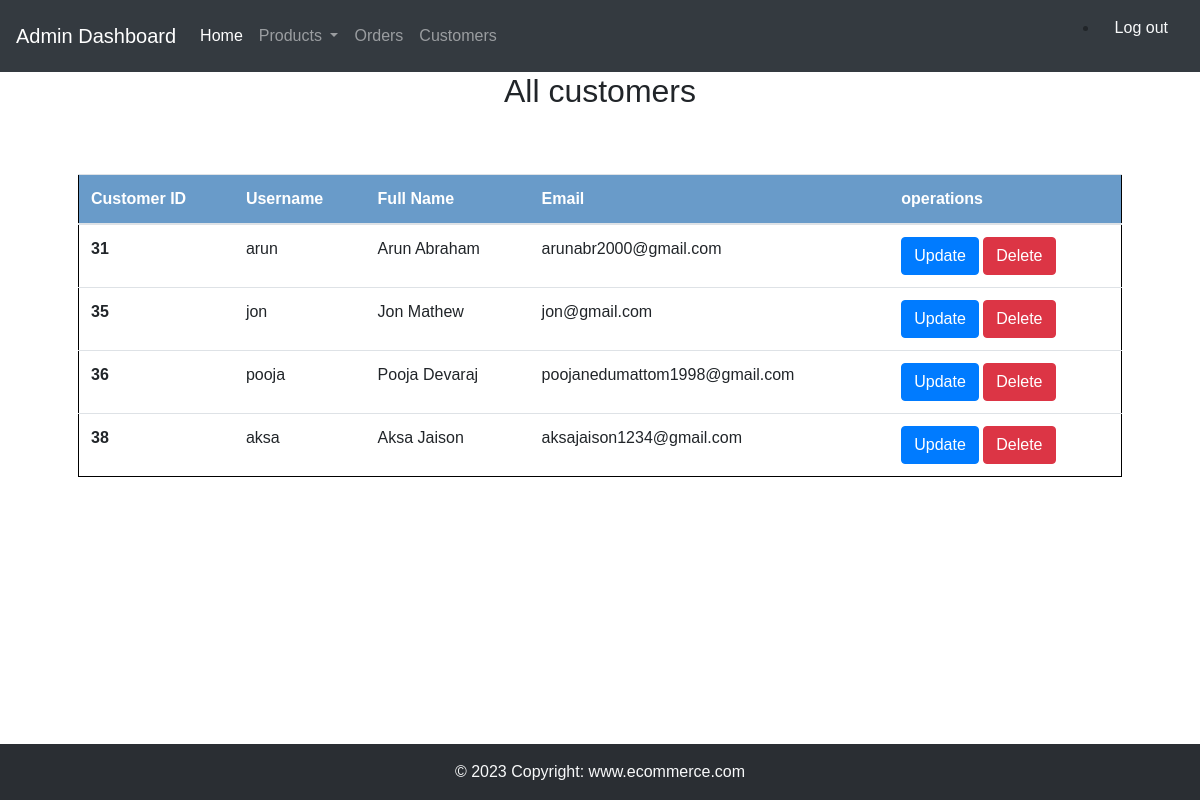
The page /admin/index.php?page=manageusers (signed in) on the database its author committed.
### tables this page shows
CREATE TABLE IF NOT EXISTS `user` (
  `username` varchar(40) NOT NULL,
  `email` varchar(40) NOT NULL,
  `password` varchar(100) NOT NULL,
  `user_type` varchar(25) DEFAULT NULL,
  `uid` int(11) NOT NULL AUTO_INCREMENT,
  `full_name` varchar(30) DEFAULT NULL,
  `profile_pic` varchar(100) NOT NULL,
  `address` varchar(50) DEFAULT NULL,
  `city` varchar(30) DEFAULT NULL,
  `state` varchar(40) DEFAULT NULL,
  `zip` varchar(30) DEFAULT NULL,
  `phone` varchar(20) DEFAULT NULL,
  PRIMARY KEY (`uid`)
);

### admin/user/display.php (the view, shortened to what this page needs)
<?php
include('connection.php');
?>
<!DOCTYPE html>
<html lang="en">
<head>
</head>
<body>
  <div class="container mt-5">
<h2 style="text-align:center;">All customers</h2>
</div>
    <div class="container mt-3 p-5">
<table class="table" style="border:1px solid black;">
  <thead>
    <tr style="background:#699bc9;color:white;border:1px solid black;">
      <th scope="col">Customer ID</th>
      <th scope="col">Username</th>
      <th scope="col">Full Name</th>
      <th scope="col">Email</th>
      <th scope="col">operations</th>
    </tr>
  </thead>
  <tbody>
    <?php
    $sql="select * from user where uid<>4";
    $result=mysqli_query($connection,$sql);
    if($result){
    while($row=mysqli_fetch_assoc($result)){
        echo'<tr>
        <th scope="row">'.$row['uid'].'</th>
        <td>'.$row['username'].'</td>
        <td>'.$row['full_name'].'</td>
        <td>'.$row['email'].'</td>
        <td> <a href="?page=update_user&updateid='.$row['uid'].'"  class="text-light"><button class="btn btn-primary">Update</button></a>
        <a href="?page=delete_user&deleteid='.$row['uid'].'" class="text-light">
        <button class="btn btn-danger">Delete</button></a></td>
      </tr>';
    }
}
    ?>
  </tbody>
</table>
</div>
</body>
</html>

### admin/includes/header.php (style rules this page uses)
* { font-family: Tahoma, Verdana, sans-serif; scroll-behavior: smooth; }

### rows shown on the page
user: uid "31", username "arun", full_name "Arun Abraham", email "arunabr2000@gmail.com"
user: uid "35", username "jon", full_name "Jon Mathew", email "jon@gmail.com"
user: uid "36", username "pooja", full_name "Pooja Devaraj", email "poojanedumattom1998@gmail.com"
user: uid "38", username "aksa", full_name "Aksa Jaison", email "aksajaison1234@gmail.com"
